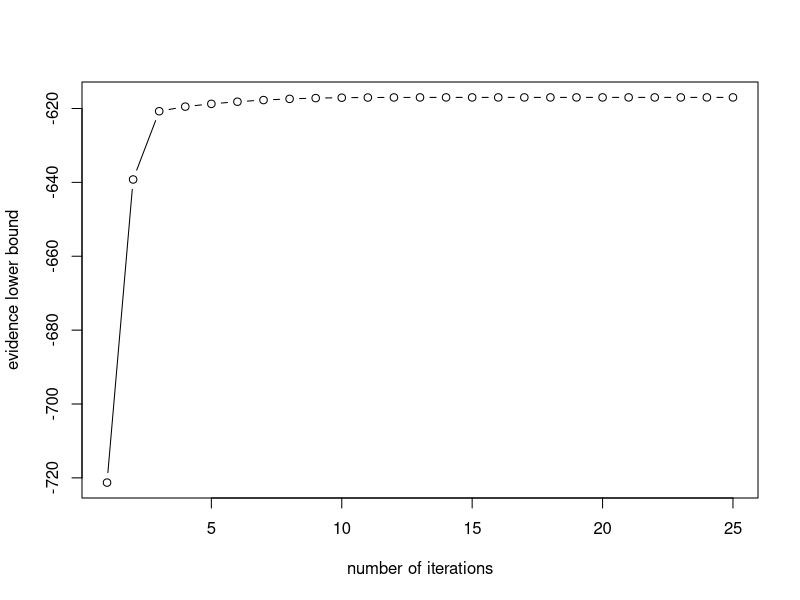
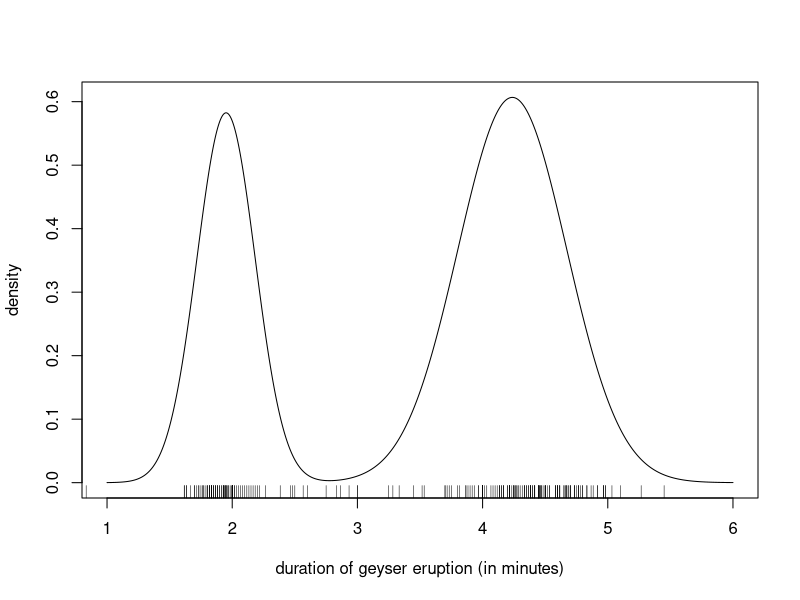

Reproduce these figures in R, in order.
## ---- chunk 1
#| eval: true
#| echo: true
#############################################################
## CAVI algorithm for K-components Gaussian mixture models
#############################################################
# Parameters are
# 1) weights w (probability of components)
# 2) cluster means mu
# 3) cluster variance sigma_sq
# 4) binary indicators of clusters "a" (data augmentation)
CAVI_gauss_mixt <- function(K = 2L, y,
                prior_mean_mu = rep(0, K),
                prior_var_mu = rep(1e8, K),
                prior_shape_var = rep(0.01, K),
                prior_rate_var = rep(0.01, K),
                prior_shape_weights = 0.01,
                maxiter = 1000L,
                tol = 1e-8
                ){
  stopifnot(K >= 1)
  K <- as.integer(K)
  n <- length(y)
  # ELBO normalizing constant (only depends on hyperparameters)
lcst <- 0.5*K*(1-n*log(2*pi)) +
  lgamma(K*prior_shape_weights) -
  K*lgamma(prior_shape_weights) -
  lgamma(n + K*prior_shape_weights)  +
  sum(prior_shape_var*log(prior_rate_var)) -
  sum(lgamma(prior_shape_var))
# Initialization
mu <- runif(K)*diff(range(y))
sigma_sq <- alpha <- rep(1, K)
A <- B <- rep(1, K) # K vector
ELBO <- numeric(maxiter)
nu <- matrix(NA, nrow = n, ncol = K)
# CAVI runs
for(b in seq_len(maxiter)){
  for(k in seq_len(K)){
    nu[, k] <- exp(digamma(alpha[k]) + 0.5*digamma(A[k]) - 0.5*log(B[k]) -
                   0.5*A[k]/B[k]*((y-mu[k])^2+ sigma_sq[k]))
  }
  omega <- nu/rowSums(nu) # Probability of components for each obs
  om <- colSums(omega) # sample size in each cluster
  sigma_sq <- 1/(1/prior_var_mu + A*om/B) # posterior variance of cluster
  mu <- sigma_sq*(prior_mean_mu/prior_var_mu + A/B*colSums(omega * y)) # posterior mean of cluster
  alpha <- prior_shape_weights + om
  A <- prior_shape_var + 0.5*om
  B <- prior_rate_var + 0.5*(colSums(omega*(outer(y, mu, FUN = "-")^2)) + om*sigma_sq)
  # Compute ELBO
  ELBO[b] <- lcst + sum(lgamma(A) - A*log(B) +
    lgamma(alpha) + 0.5*(log(sigma_sq) - log(prior_var_mu)) -
    0.5*((mu-prior_mean_mu)^2 + sigma_sq)/prior_var_mu) -
    sum(omega*log(omega+1e-80))
  if(b >=2){
    if((ELBO[b]-ELBO[b-1]) < tol){
      break
    }
  }
}
list(elbo = ELBO[1:b],
     mu_mean = mu,
     mu_var = sigma_sq,
     sigmasg_shape = A,
     sigmasg_rate = B,
     weights_alpha = alpha,
     probs = omega,
     mean_probs = alpha/sum(alpha),
     cluster_probs = colSums(omega)/sum(omega)
)
}
## ---- chunk 2
#| eval: true
#| echo: true
#| code-fold: true
# Fit the model
data(geyser, package = "MASS")
mixt <- CAVI_gauss_mixt(K = 2, y = geyser$duration)
plot(mixt$elbo, 
     xlab = "number of iterations", 
     ylab = "evidence lower bound", 
     type = "b")
# Compute posterior mean of mean, variance and probability of each cluster
post_prob <- mixt$mean_probs
post_mean <- mixt$mu_mean
post_sd <- sqrt(mixt$sigmasg_rate/(mixt$sigmasg_shape-1))
# Plot the mixture density at posterior mean
curve(post_prob[1]*dnorm(x, mean = post_mean[1], sd = post_sd[1]) +
        post_prob[2]*dnorm(x, mean = post_mean[2], sd = post_sd[2]),
      from = 1,
      to = 6,
      n = 1001,
      xlab = "duration of geyser eruption (in minutes)",
      ylab = "density")
rug(geyser$duration)
